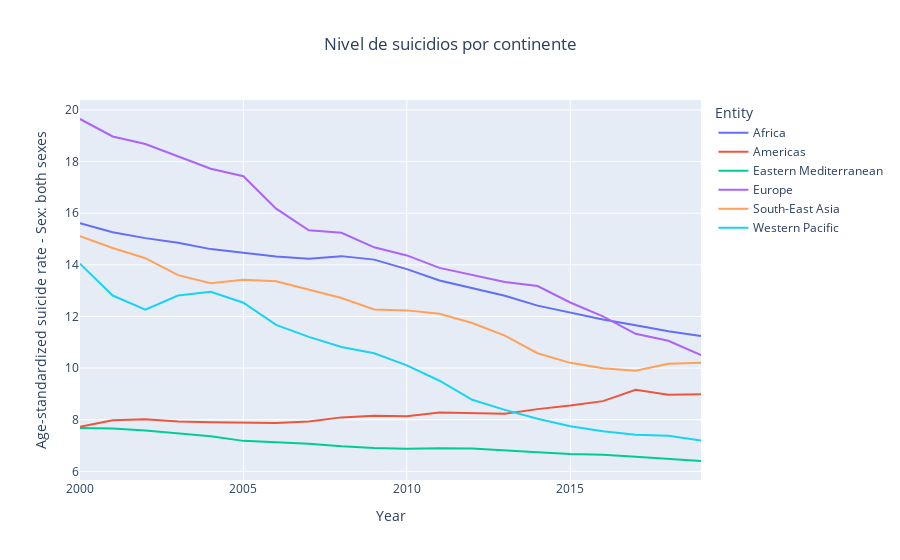

Source (notebook cell):
### Code cell
fig=px.line(
    data_frame=df_continent,
    y="Age-standardized suicide rate - Sex: both sexes",
    x="Year",
    color="Entity",
    title= "Nivel de suicidios por continente"
            
    )
fig.update_layout(
    title={
        'text': "Nivel de suicidios por continente",
        'x': 0.5,
        'xanchor':'center'

    }
)

### Figure 1 — Plotly figure (JSON) as saved in the notebook; plotly's stock layout.template omitted (floating-point values rounded to 4 significant figures)
{"data": [{"hovertemplate": "Entity=Africa<br>Year=%{x}<br>Age-standardized suicide rate - Sex: both sexes=%{y}<extra></extra>", "legendgroup": "Africa", "line": {"color": "#636efa", "dash": "solid"}, "marker": {"symbol": "circle"}, "mode": "lines", "name": "Africa", "orientation": "v", "showlegend": true, "type": "scatter", "x": [2000, 2001, 2002, 2003, 2004, 2005, 2006, 2007, 2008, 2009, 2010, 2011, 2012, 2013, 2014, 2015, 2016, 2017, 2018, 2019], "xaxis": "x", "y": [15.61, 15.26, 15.03, 14.86, 14.61, 14.45, 14.32, 14.24, 14.34, 14.2, 13.83, 13.39, 13.09, 12.8, 12.42, 12.15, 11.89, 11.66, 11.43, 11.25], "yaxis": "y"}, {"hovertemplate": "Entity=Americas<br>Year=%{x}<br>Age-standardized suicide rate - Sex: both sexes=%{y}<extra></extra>", "legendgroup": "Americas", "line": {"color": "#EF553B", "dash": "solid"}, "marker": {"symbol": "circle"}, "mode": "lines", "name": "Americas", "orientation": "v", "showlegend": true, "type": "scatter", "x": [2000, 2001, 2002, 2003, 2004, 2005, 2006, 2007, 2008, 2009, 2010, 2011, 2012, 2013, 2014, 2015, 2016, 2017, 2018, 2019], "xaxis": "x", "y": [7.73, 7.98, 8.02, 7.93, 7.9, 7.88, 7.87, 7.93, 8.09, 8.15, 8.13, 8.28, 8.26, 8.23, 8.41, 8.55, 8.72, 9.16, 8.97, 8.99], "yaxis": "y"}, {"hovertemplate": "Entity=Eastern Mediterranean<br>Year=%{x}<br>Age-standardized suicide rate - Sex: both sexes=%{y}<extra></extra>", "legendgroup": "Eastern Mediterranean", "line": {"color": "#00cc96", "dash": "solid"}, "marker": {"symbol": "circle"}, "mode": "lines", "name": "Eastern Mediterranean", "orientation": "v", "showlegend": true, "type": "scatter", "x": [2000, 2001, 2002, 2003, 2004, 2005, 2006, 2007, 2008, 2009, 2010, 2011, 2012, 2013, 2014, 2015, 2016, 2017, 2018, 2019], "xaxis": "x", "y": [7.68, 7.66, 7.58, 7.47, 7.36, 7.18, 7.12, 7.07, 6.97, 6.9, 6.87, 6.89, 6.88, 6.8, 6.74, 6.67, 6.64, 6.56, 6.47, 6.4], "yaxis": "y"}, {"hovertemplate": "Entity=Europe<br>Year=%{x}<br>Age-standardized suicide rate - Sex: both sexes=%{y}<extra></extra>", "legendgroup": "Europe", "line": {"color": "#ab63fa", "dash": "solid"}, "marker": {"symbol": "circle"}, "mode": "lines", "name": "Europe", "orientation": "v", "showlegend": true, "type": "scatter", "x": [2000, 2001, 2002, 2003, 2004, 2005, 2006, 2007, 2008, 2009, 2010, 2011, 2012, 2013, 2014, 2015, 2016, 2017, 2018, 2019], "xaxis": "x", "y": [19.65, 18.97, 18.68, 18.21, 17.73, 17.43, 16.17, 15.34, 15.24, 14.68, 14.36, 13.88, 13.61, 13.34, 13.18, 12.54, 12.01, 11.33, 11.06, 10.5], "yaxis": "y"}, {"hovertemplate": "Entity=South-East Asia<br>Year=%{x}<br>Age-standardized suicide rate - Sex: both sexes=%{y}<extra></extra>", "legendgroup": "South-East Asia", "line": {"color": "#FFA15A", "dash": "solid"}, "marker": {"symbol": "circle"}, "mode": "lines", "name": "South-East Asia", "orientation": "v", "showlegend": true, "type": "scatter", "x": [2000, 2001, 2002, 2003, 2004, 2005, 2006, 2007, 2008, 2009, 2010, 2011, 2012, 2013, 2014, 2015, 2016, 2017, 2018, 2019], "xaxis": "x", "y": [15.11, 14.65, 14.26, 13.6, 13.29, 13.43, 13.36, 13.04, 12.72, 12.27, 12.24, 12.1, 11.75, 11.26, 10.58, 10.2, 9.99, 9.9, 10.17, 10.2], "yaxis": "y"}, {"hovertemplate": "Entity=Western Pacific<br>Year=%{x}<br>Age-standardized suicide rate - Sex: both sexes=%{y}<extra></extra>", "legendgroup": "Western Pacific", "line": {"color": "#19d3f3", "dash": "solid"}, "marker": {"symbol": "circle"}, "mode": "lines", "name": "Western Pacific", "orientation": "v", "showlegend": true, "type": "scatter", "x": [2000, 2001, 2002, 2003, 2004, 2005, 2006, 2007, 2008, 2009, 2010, 2011, 2012, 2013, 2014, 2015, 2016, 2017, 2018, 2019], "xaxis": "x", "y": [14.04, 12.81, 12.27, 12.81, 12.96, 12.53, 11.67, 11.21, 10.82, 10.58, 10.1, 9.51, 8.77, 8.38, 8.04, 7.75, 7.55, 7.42, 7.38, 7.19], "yaxis": "y"}], "layout": {"legend": {"title": {"text": "Entity"}, "tracegroupgap": 0}, "title": {"text": "Nivel de suicidios por continente", "x": 0.5, "xanchor": "center"}, "xaxis": {"anchor": "y", "domain": [0, 1], "title": {"text": "Year"}}, "yaxis": {"anchor": "x", "domain": [0, 1], "title": {"text": "Age-standardized suicide rate - Sex: both sexes"}}}}
